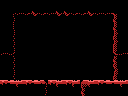

Tiled map render using the project's own tile images. Description and the whole map definition, tile-layer contents included, below:
An orthogonal 16x12 tile map with 8x8 px tiles, 1 tile layer (Tile Layer 1) and 8 objects (item, big-item, breakable-left, breakable-right, breakable-down, ...).

<map version="1.0" orientation="orthogonal" renderorder="right-down" width="16" height="12" tilewidth="8" tileheight="8" nextobjectid="14">
 <tileset firstgid="1" name="tiles" tilewidth="8" tileheight="8" tilecount="256" columns="16">
  <image source="tiles.png" width="128" height="128" />
 </tileset>
 <layer name="Tile Layer 1" width="16" height="12">
  <data encoding="csv">
118,118,118,118,118,118,118,118,118,118,118,118,118,118,118,118,
118,151,254,148,147,148,254,147,147,148,148,147,254,254,150,118,
118,252,1,1,1,1,1,1,1,1,1,1,1,1,251,118,
118,126,1,1,1,1,1,1,1,1,1,1,1,1,251,118,
118,127,1,1,1,1,1,1,1,1,1,1,1,1,123,118,
118,252,1,1,1,1,1,1,1,1,1,1,1,1,123,118,
254,144,1,1,1,1,1,1,1,1,1,1,1,1,145,254,
118,252,1,1,1,1,1,1,1,1,1,1,1,1,251,118,
118,127,1,1,1,1,1,1,1,1,1,1,1,1,124,118,
118,127,1,1,1,1,1,1,1,1,1,1,1,1,123,118,
119,120,247,119,120,121,119,247,119,247,117,247,119,120,120,247,
118,118,118,118,118,252,118,118,118,118,251,118,118,118,118,118
</data>
 </layer>
 <objectgroup name="objects">
  <object id="2" type="item" x="56" y="64" width="16" height="16" />
  <object id="3" type="big-item" x="48" y="56" width="32" height="24" />
  <object id="4" type="breakable-left" x="0" y="56" width="16" height="24" />
  <object id="7" type="breakable-right" x="112" y="56" width="16" height="24" />
  <object id="8" type="breakable-down" x="48" y="80" width="32" height="16" />
  <object id="10" type="door-left" x="0" y="56" width="16" height="24" />
  <object id="12" type="door-right" x="112" y="56" width="16" height="24" />
  <object id="13" type="4x4-item" x="48" y="48" width="32" height="32" />
 </objectgroup>
</map>
